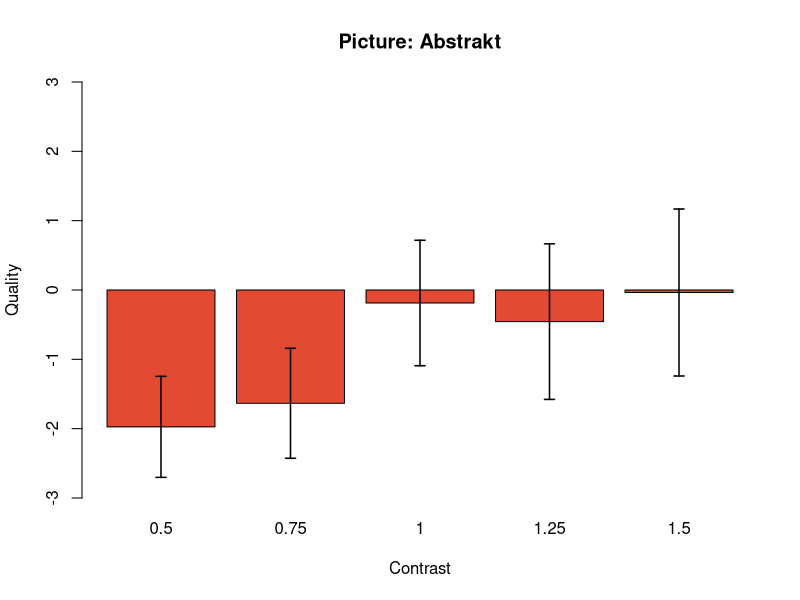
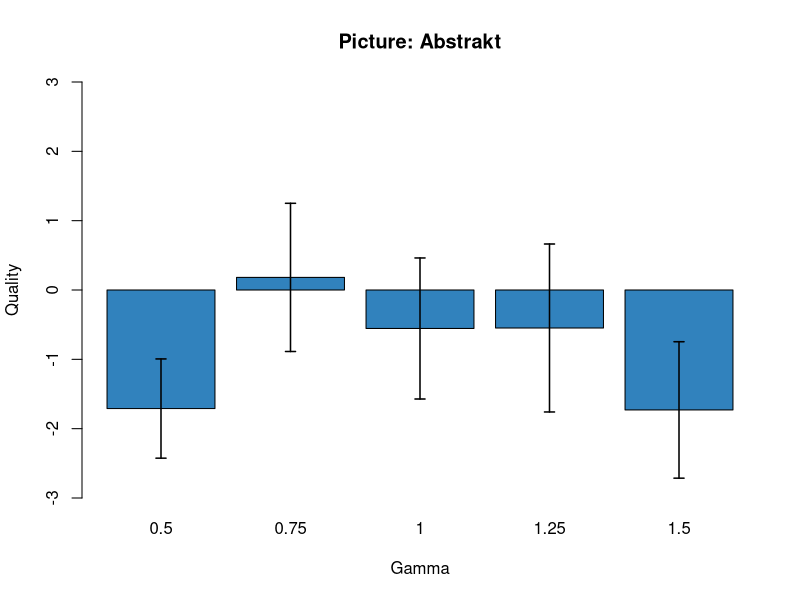
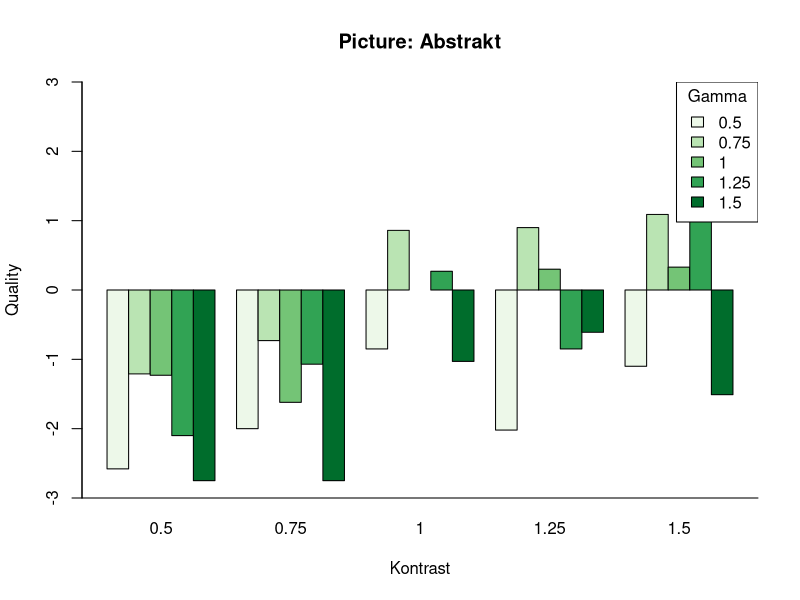

Recreate these plots in R, in order.
# set the path where you data is.
setwd("~/git/seminar-image-quality-wise21-22/2-Teil-projects/datenauswertung")

df <- read.csv(file = 'Beispiel.csv')

################################################################################
##### Some sanity checks ######

# explore the first entries in your data
head(df)

# sanity checks: how many groups do you expect per categorical variable?
# in these data we expect :
# 5 different k values
k_values <- unique(df$k)
print(k_values)

# 5 different g values
g_values <- unique(df$g)
print(g_values)


# 15 different pictures
unique(df$picture)


# we expect 5x5 different rows of possible k, g combinations
agg1 <- aggregate(df$quality_value, 
                  by = list(k=df$k, g=df$g), 
                  FUN = length)

print(agg1)

print(nrow(agg1))
# !! we only obtain 24 different rows.. 
# !! k=1.0 and g=1.0 was never presented...

# and 24 x 15 pictures = 360  different types of trials
agg2 <- aggregate(df$quality_value, 
                  by = list(k=df$k, g=df$g, picture=df$picture), 
                  FUN = length)
nrow(agg2)

# each of them with one entry
print(agg2)


################################################################################
#### Creating some visualizations #######
### we make a barplot using base R (we avoid to use ggplot on purpose here, 
# the logic of ggplot can be complicated to understand at first...)

###########################
###### for one picture
picname <- 'Abstrakt'

# I select the data from the main dataframe 
onepic <- df[df$picture==picname,]

# we aggregate around k values
agg_k <- aggregate(onepic$quality_value, by=list(k=onepic$k), FUN=mean)
agg_k.sd <- aggregate(onepic$quality_value, by=list(k=onepic$k), FUN=sd)

barCenters <- barplot(agg_k$x, names.arg = agg_k$k, xlab='Contrast', 
                      ylab='Quality', ylim = c(-3, 3), col='#e34a33')
arrows(barCenters, agg_k$x - agg_k.sd$x, 
       barCenters, agg_k$x + agg_k.sd$x,
       lwd = 1.5, angle = 90,
       code = 3, length = 0.05)

title(paste('Picture:', picname, sep=' '))

# we aggregate around g values
agg_g <- aggregate(onepic$quality_value, by=list(g=onepic$g), FUN=mean)
agg_g.sd <- aggregate(onepic$quality_value, by=list(g=onepic$g), FUN=sd)

barCenters <- barplot(agg_g$x, names.arg = agg_g$g, xlab='Gamma', ylab='Quality', 
                      ylim = c(-3, 3), col='#3182bd')
arrows(barCenters, agg_g$x - agg_g.sd$x, 
       barCenters, agg_g$x + agg_g.sd$x,
       lwd = 1.5, angle = 90,
       code = 3, length = 0.05)

title(paste('Picture:', picname, sep=' '))

###############################
# either for all pictures
#d <- df
#picname <- 'All'

# or for only one picture
d <- onepic


# to create a barplot for all k and g combinations, we need to create a dataframe 
# where rows and columns are k and g 
agg_mean <- aggregate(d$quality_value, by=list(g=d$g, k=d$k), FUN=mean)
colnames(agg_mean)[3] <- 'quality_value'

# reshape convert the table from "long" to "wide" format, 
# taking the idvar column as an index,timevar as the variable that will become the columns.
agg_mean <- reshape(agg_mean, idvar = "k", timevar = 'g', direction = "wide")
# we assign the values of k to each row.
rownames(agg_mean) <- agg_mean$k
# now we can drop the first column 
agg_mean <- agg_mean[-c(1)]
colnames(agg_mean) <- k_values

print(agg_mean)


# now we can finally plot
# a palette of 5 Greens (from https://colorbrewer2.org/)
palette <- c('#edf8e9', '#bae4b3', '#74c476', '#31a354', '#006d2c')

# calls barplot function
barCenters <- barplot(t(as.matrix(agg_mean)), beside=TRUE, xlab='Kontrast', 
                      ylab="Quality", 
                      col = palette, ylim=c(-3, 3))
box(bty="l")
legend("topright", legend = rownames(agg_mean), fill=palette, title='Gamma')
title(paste('Picture:', picname, sep=' '))


# I didn't do the panels, 
# it's more complicated to do without ggplot


######## Some statistical analysis #######
### t-test
k1 <- df[df$k==0.5,]
k2 <- df[df$k==1.0,]

t.test(k1$quality_value, k2$quality_value)


#### Two-way ANOVA
# setting up variables k and g as categorical data (as factors)
df$k <- as.factor(df$k)
df$g <- as.factor(df$g)

# ANOVA call
res.aov <- aov(quality_value ~ k + g, data=df)

print(summary(res.aov))

# post-hoc test: t-tests with Bonferroni correction
ph <- pairwise.t.test(df$quality_value, df$k, 
                paired=FALSE, p.adjust.method='bonf')


print(ph)

# EOF
